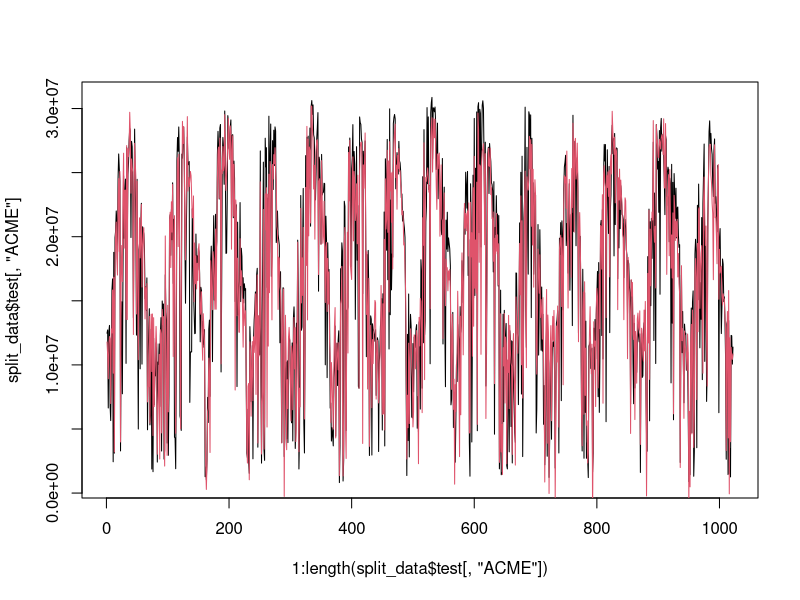

R code for this plot:

## library(caret)

data <- read.csv("datos_procesados.csv")

## Especificar el método de validación cruzada
## ctrl <- trainControl(method = "cv", number = 10)
## Split data
spec = c(train = .7, test = .2, validate = .1)

g = sample(cut(
  seq(nrow(data)),
  nrow(data)*cumsum(c(0,spec)),
  labels = names(spec)
))

split_data = split(data, g)

## Ajustal el modelo

## linear <- train(ACME ~ apcp + dlwrf + dswrf + pres_msl + pwat + spfh + tcolc +
##                 tmax + tmin + tmp2m + tmpsfc + ulwrfsfc + ulwrfatm,
##                 data = data, method = "lm", trControl = ctrl)
## poly <- train(ACME ~ apcp + poly(dlwrf, 2) + poly(dswrf, 3) + pres_msl + pwat + spfh + tcolc +
##                 tmax + tmin + tmp2m + tmpsfc + ulwrfsfc + ulwrfatm,
##                 data = data, method = "lm", trControl = ctrl)
## bag <- train(ACME ~ apcp + dlwrf + dswrf + pres_msl + pwat + spfh + tcolc +
##                 tmax + tmin + tmp2m + tmpsfc + ulwrfsfc + ulwrfatm,
##                 data = data, method = "treebag", trControl = ctrl)

## View summary
## print(linear)
## print(poly)
linear <- lm(ACME ~ apcp + dlwrf + dswrf + pres_msl + pwat + spfh + tcolc +
                tmax + tmin + tmp2m + tmpsfc + ulwrfsfc + ulwrfatm,
                data = split_data$train)
poly <- lm(ACME ~ apcp + poly(dlwrf, 2) + poly(dswrf, 3) + pres_msl + pwat + spfh + tcolc +
                tmax + tmin + tmp2m + tmpsfc + ulwrfsfc + ulwrfatm,
                data = split_data$train)
predictions_poly <- predict(poly, split_data$test)
predictions_linear <- predict(linear, split_data$test)
x11()
plot(1:length(split_data$test[, "ACME"]), split_data$test[, "ACME"], type="l")
lines(1:length(predictions_poly), predictions_poly, col=2)
## par(mfrow=c(,1))
## plot(predictions_poly, split_data$test[,"ACME"], xlab = "Predictions", ylab="Actual")
## abline(a=0, b=1, col="red", lwd=2)
## plot(predictions_linear, split_data$test[,"ACME"], xlab = "Predictions", ylab="Actual")
## abline(a=0, b=1, col="red", lwd=2)
locator(1)
